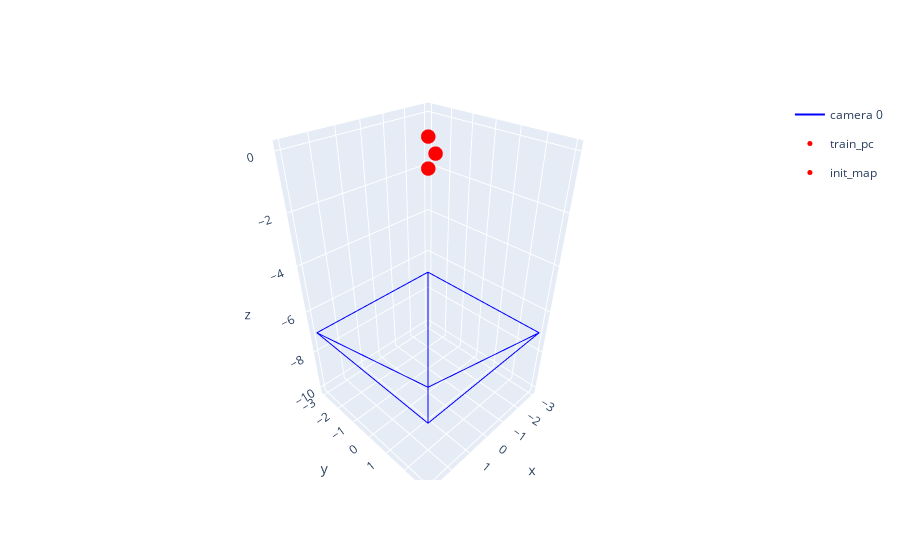

The code cell stored with this chart in its notebook:
### Code cell
"""
global scale
"""

# map: manual input
train_pc = create_pc(np.array([
    [1,1,0, 1,0,0,1],
    [-1,-1,0, 1,0,0,1],
]))
init_map = create_pc(np.array([
    # [1.5,1.5,0, 1,0,0,1],
    # [-1.5,-1.5,0, 1,0,0,1],
    # [0,0,0, 1,0,0,1],
    [0,0.3,0, 1,0,0,1],
]))

# map: random points
# train_pc = create_random_pc(n=2, mu=0, sigma=np.array([3,3,0]), rgba=np.array([1,0,0,1]))
# init_map = create_random_pc(n=30, mu=0, sigma=np.array([5,5,0]), rgba=np.array([1,0,0,1]))

radii_multiplier = 5
map_model = RKHSModelGlobalScale(sh_degree=4, debug=False, trainable=True, scale_trainable=False)
map_model.create_from_pcd(init_map, initial_scaling=0.1)
input_model = RKHSModelGlobalScale(sh_degree=4, debug=False, trainable=False)
renderer = RKHSRendererGlobalScale(white_bkgd=True)
input_model.create_from_pcd(train_pc, initial_scaling=0.1)

fig = go.Figure()
input_frames = []

camera_intrinsic = [256, 256, 355, 355] # cx, cy, fx, fy
n_cameras = 1
delta_deg = 30.0
camera_c2w_init = SE3.Tz(-10)
for i in range(n_cameras):
    camera_c2w = SE3.Ry(delta_deg*i / 180 * np.pi)@camera_c2w_init
    camera_data = create_camera(*camera_intrinsic, camera_c2w)
    camera = to_viewpoint_camera(camera_data)
    input_frame = renderer(
        camera,
        input_model.get_xyz,
        input_model.get_opacity,
        input_model.get_scaling,
        input_model.get_features,
        radii_multiplier=radii_multiplier
    )
    input_frames.append(input_frame)
    plot_camera(fig, camera_c2w.R, camera_c2w.t, 3, f'camera {i}', True)

plot_pc(fig, train_pc, 'train_pc')
plot_pc(fig, init_map, 'init_map')
fig.show()

### Figure 1 — Plotly figure (JSON) as saved in the notebook; plotly's stock layout.template omitted (floating-point values rounded to 4 significant figures)
{"data": [{"hoverinfo": "text", "legendgroup": "camera 0", "line": {"color": "blue", "width": 2}, "mode": "lines", "name": "camera 0", "showlegend": true, "text": "camera 0", "type": "scatter3d", "x": [3, -3, -3, 3, 3], "y": [3, 3, -3, -3, 3], "z": [-7, -7, -7, -7, -7]}, {"hoverinfo": "text", "legendgroup": "camera 0", "line": {"color": "blue", "width": 2}, "mode": "lines", "name": "", "showlegend": false, "text": "camera 0", "type": "scatter3d", "x": [3, 0], "y": [3, 0], "z": [-7, -10]}, {"hoverinfo": "text", "legendgroup": "camera 0", "line": {"color": "blue", "width": 2}, "mode": "lines", "name": "", "showlegend": false, "text": "camera 0", "type": "scatter3d", "x": [-3, 0], "y": [3, 0], "z": [-7, -10]}, {"hoverinfo": "text", "legendgroup": "camera 0", "line": {"color": "blue", "width": 2}, "mode": "lines", "name": "", "showlegend": false, "text": "camera 0", "type": "scatter3d", "x": [-3, 0], "y": [-3, 0], "z": [-7, -10]}, {"hoverinfo": "text", "legendgroup": "camera 0", "line": {"color": "blue", "width": 2}, "mode": "lines", "name": "", "showlegend": false, "text": "camera 0", "type": "scatter3d", "x": [3, 0], "y": [-3, 0], "z": [-7, -10]}, {"hoverinfo": "text", "marker": {"color": ["rgba(255.0,0.0,0.0,255.0)", "rgba(255.0,0.0,0.0,255.0)"], "size": 5}, "mode": "markers", "name": "train_pc", "text": ["(1,1,0)", "(-1,-1,0)"], "type": "scatter3d", "x": [1, -1], "y": [1, -1], "z": [0, 0]}, {"hoverinfo": "text", "marker": {"color": ["rgba(255.0,0.0,0.0,255.0)"], "size": 5}, "mode": "markers", "name": "init_map", "text": ["(0.0,0.3,0.0)"], "type": "scatter3d", "x": [0], "y": [0.3], "z": [0]}], "layout": {}}
